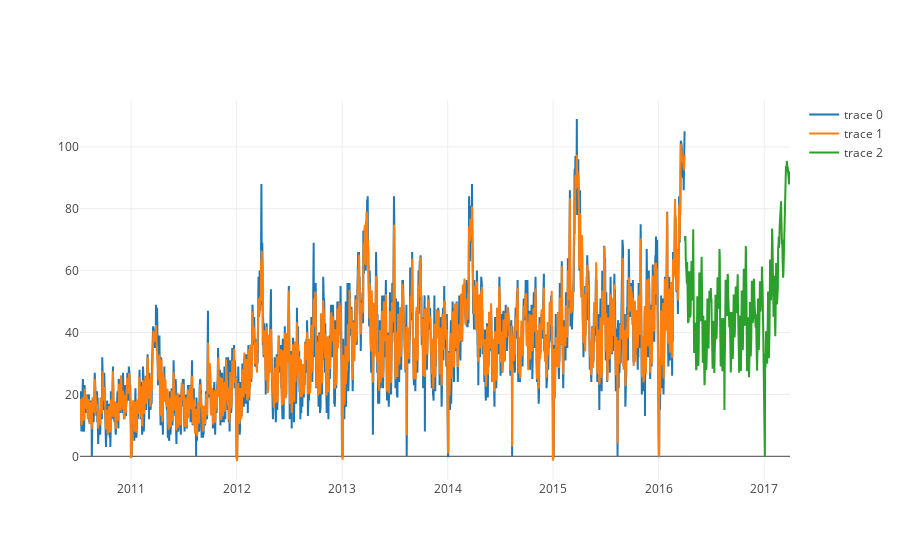

The code cell stored with this chart in its notebook:
### Code cell
plot = go.Scatter( x=compose.datetime, y=compose['y'])
train_plot = go.Scatter( x=tr_predict["datetime"], y=tr_predict["predict"])
test_plot = go.Scatter( x=te_predict["datetime"], y=te_predict["predict"])
data =[plot,train_plot,test_plot]
plotly.offline.iplot(data)

### Figure 1 — Plotly figure (JSON) as saved in the notebook; plotly's stock layout.template omitted (floating-point values rounded to 4 significant figures; data arrays with more than 128 entries replaced by an {"elided": "..."} marker saying what was removed)
{"data": [{"type": "scatter", "x": {"elided": "2459 str values"}, "y": {"elided": "2459 int values"}}, {"type": "scatter", "x": {"elided": "2094 str values"}, "y": {"elided": "2094 float values"}}, {"type": "scatter", "x": {"elided": "365 str values"}, "y": {"elided": "365 float values"}}], "layout": {}}
